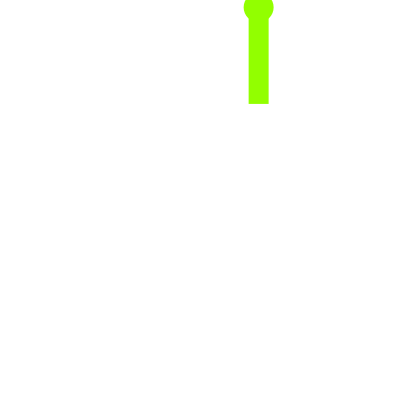
Frame 1 (no input)
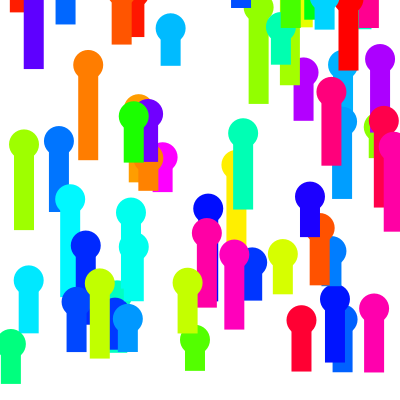
Frame 60 (the mouse pressed at the canvas centre just before this capture)
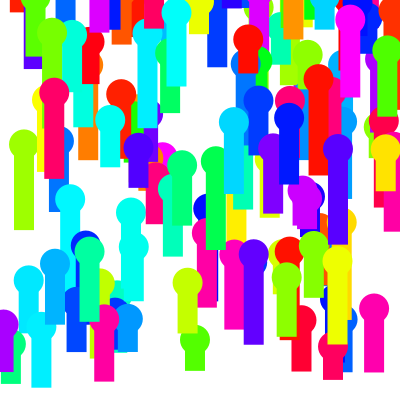
Frame 120 (the mouse held since frame 60 and released just before this capture)

The Processing sketch that drew these frames (run headless with seeded random() and noise(); from frame 60 on, the mouse is pressed at the canvas centre):

// Processing sketch: crowdGrowing
// ── crowdGrowing.pde
final int faceDiameter = 30;
final int humanBodyWidth = 20;

void setup() {
    size(400, 400);
    background(255, 255, 255);
    noStroke();
    colorMode(HSB, 360, 100, 100);
}

void draw(){
    drawHuman(random(0,width),random(0,height),random(30,100),random(0,360));
}
void drawHuman(float x, float y, float bodyHeight,float h) {
    fill(h,100,100);
    ellipse(x, y - bodyHeight, faceDiameter, faceDiameter);
    rect(x - humanBodyWidth / 2, y - bodyHeight, humanBodyWidth, bodyHeight);
}
